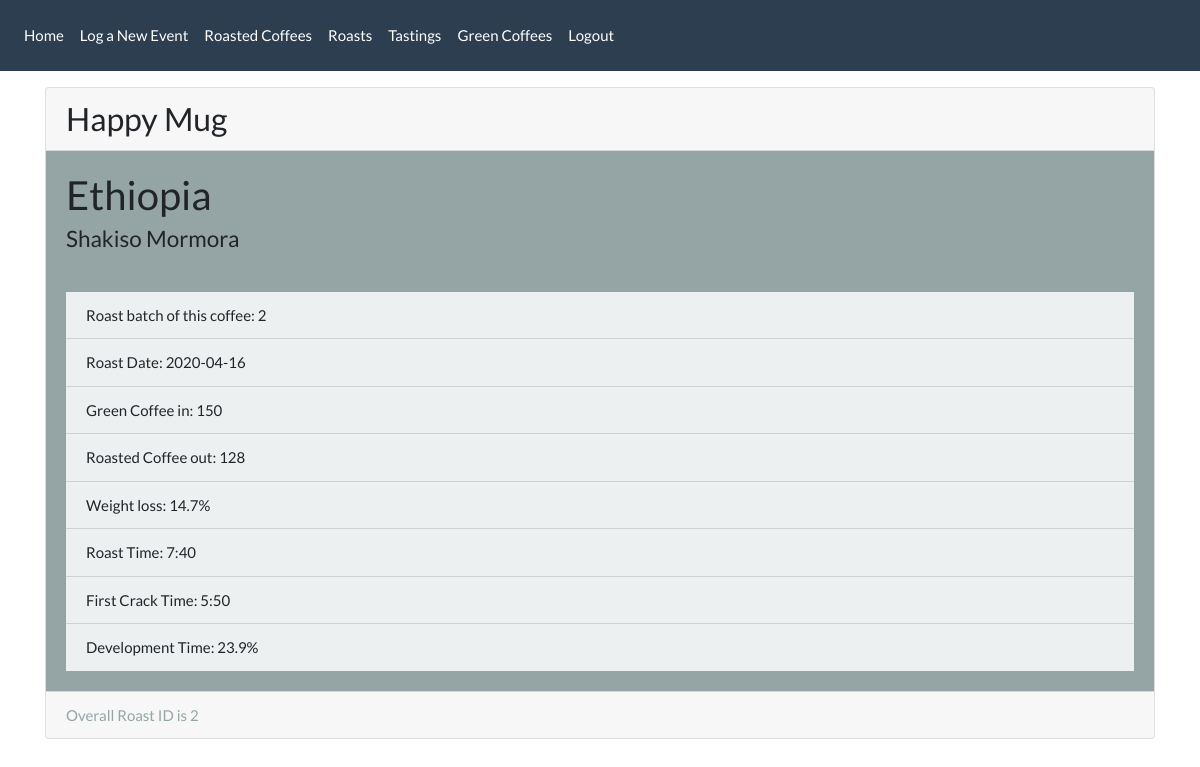
Screenshot of /roast/2 (signed in) with the database file from the repository.
### app/models.py (models this page shows, shortened)
class GreenCoffee(db.Model):
    id = db.Column(db.Integer, primary_key=True)
    source = db.Column(db.String)
    date_acquired = db.Column(db.String(10))
    origin_country = db.Column(db.String(30))
    farm_information = db.Column(db.String(140))
    official_notes = db.Column(db.String(140))
    user_id = db.Column(db.Integer, db.ForeignKey('user.id'))

class RoastSession(db.Model):
    id = db.Column(db.Integer, primary_key=True)
    green_coffee_id = db.Column(db.Integer, db.ForeignKey('green_coffee.id'))
    green_coffee = db.relationship("GreenCoffee", backref="roasts")
    green_weight = db.Column(db.Integer)
    roasted_weight = db.Column(db.Integer)
    roast_time = db.Column(db.Integer)
    fc_time = db.Column(db.Integer)
    roast_date = db.Column(db.String(20))
    temp_data = db.Column(db.String(140))

### app/routes.py (the view)
@app.route('/roast/<id>')
@login_required
def roast_profile(id):
    r = RoastSession.query.filter_by(id=int(id)).first_or_404()
    roast_no = r.green_coffee.roasts.index(r) + 1
    w_l = str(100*round(((r.green_weight-r.roasted_weight)/r.green_weight), 3))+"%"
    clean_roast_time = str(r.roast_time//60)+":"+str(r.roast_time%60)
    dev_time = str(100*round((r.roast_time-r.fc_time)/r.roast_time, 3))+"%"
    clean_fc_time = str(r.fc_time//60)+":"+str(r.fc_time%60)
    return render_template('roast.html', r=r, w_l=w_l, clean_roast_time=clean_roast_time, dev_time=dev_time, clean_fc_time=clean_fc_time, roast_no=roast_no)

### app/models.py (called while the page is built)
@login.user_loader
def load_user(id):
    return User.query.get(int(id))

### app/templates/roast.html
{% extends "base.html" %}
{% block content %}
<div class="container my-3">
  <div class='card'>
    <h3 class='card-header'>{{ r.green_coffee.source }}</h3>
    <div class='card-body bg-secondary'>
      <h2 class='card-title'> {{ r.green_coffee.origin_country }}</h2>
      <h4 class ='card-subtitle'> {{ r.green_coffee.farm_information }}</h4>
    </div>
    <div class='card-body bg-secondary'>
      <ul class='list-group list-group-flush'>
        <li class='list-group-item bg-light'>Roast batch of this coffee: {{ roast_no }} </li>
        <li class='list-group-item bg-light'>Roast Date: {{ r.roast_date }}</li>
        <li class='list-group-item bg-light'>Green Coffee in: {{ r.green_weight }}</li>
        <li class='list-group-item bg-light'>Roasted Coffee out: {{ r.roasted_weight }}</li>
        <li class='list-group-item bg-light'>Weight loss: {{ w_l }} </li>
        <li class='list-group-item bg-light'>Roast Time: {{ clean_roast_time }}</li>
        <li class='list-group-item bg-light'>First Crack Time: {{ clean_fc_time }}</li>
        <li class='list-group-item bg-light'>Development Time: {{ dev_time }} </li>
      </ul>
    </div>
    <div class='card-footer text-muted'>
      Overall Roast ID is {{ r.id }}
    </div>
  </div>
</div>
{% endblock %}

### rows the page displays
GreenCoffee: green_coffee.source "Happy Mug", green_coffee.origin_country "Ethiopia", green_coffee.farm_information "Shakiso Mormora"
RoastSession: roast_date "2020-04-16", green_weight "150", roasted_weight "128", id "2"

### other values shown
{{ roast_no }} "2"
{{ w_l }} "14.7%"
{{ clean_roast_time }} "7:40"
{{ clean_fc_time }} "5:50"
{{ dev_time }} "23.9%"
